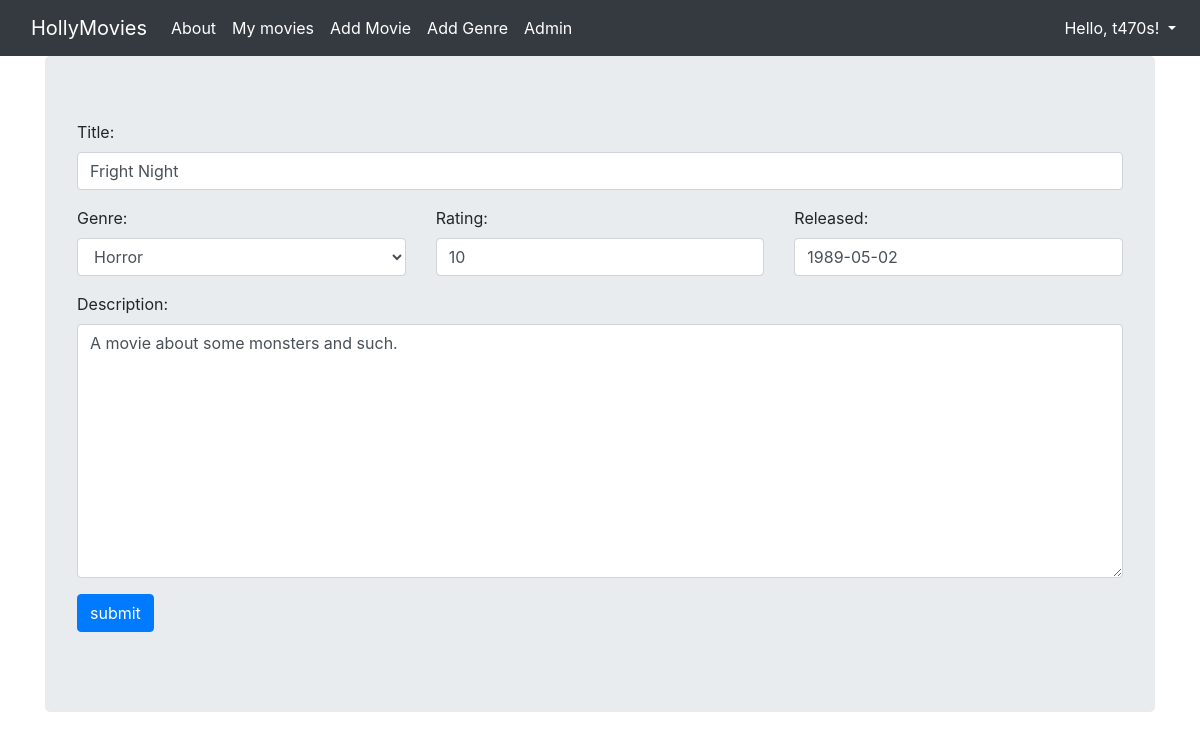
The app's page /update_movie/2 (signed in) with its own data.
### viewer/models.py (models this page shows, shortened)
class Movie(Model):
    title = CharField(max_length=128)
    genre = ForeignKey(Genre, on_delete=DO_NOTHING)
    rating = IntegerField()
    released = DateField()
    description = TextField()
    created = DateTimeField(auto_now_add=True)

### viewer/views.py (the view)
# urls.py: path("update_movie/<pk>", MovieUpdateView.as_view(), name="update_movie"),
class MovieUpdateView(LoginRequiredMixin, UpdateView):
    template_name = 'customized_form.html'
    model = Movie
    form_class = MovieForm
    success_url = reverse_lazy('movies')

### viewer/forms.py (shortened to what this page needs)
class MovieForm(ModelForm):
    class Meta:
        model = Movie
        exclude = []
    title = CharField(validators=[capitalized_validator, no_special_char_validator])
    rating = IntegerField(min_value=1, max_value=10)
    released = PastMonthField()
    def __init__(self, *args, **kwargs):
        super().__init__(*args, **kwargs)
        for visible in self.visible_fields():
            visible.field.widget.attrs['class'] = 'form-control'

### viewer/models.py (called while the page is built)
    def __str__(self):
        return self.name

### viewer/templates/customized_form.html (shortened to what this page needs)
{% extends 'base.html' %}
{% block content %}
    <form method="post">
    <div class="form-group">
      <label for="{{ form.title.id_for_label }}">Title:</label>
      {{ form.title }}
    </div>
    <div class="row">
      <div class="col">
        <div class="form-group">
          <label for="{{ form.genre.id_for_label }}">Genre:</label>
          {{ form.genre }}
        </div>
      </div>
      <div class="col">
        <div class="form-group">
          <label for="{{ form.rating.id_for_label }}">Rating:</label>
          {{ form.rating }}
        </div>
      </div>
      <div class="col">
        <div class="form-group">
          <label for="{{ form.released.id_for_label }}">Released:</label>
          {{ form.released }}
        </div>
      </div>
    </div>
    <div class="form-group">
      <label for="{{ form.description.id_for_label }}">Description:</label>
      {{ form.description }}
    </div>
        <input type="submit" value="submit" class="btn btn-primary">
    </form>
{% endblock %}

### viewer/templates/base.html (shortened to what this page needs)
{% load static %}
<html {% if LANGUAGE_CODE %}lang="{{ LANGUAGE_CODE }}"{% endif %}>
  <head>
    <link rel="stylesheet" href="https://stackpath.bootstrapcdn.com/bootstrap/4.2.1/css/bootstrap.min.css">
  </head>
  <body>
    <nav class="navbar navbar-expand-lg navbar-dark bg-dark">
      <div class="container fixed">
        <a class="navbar-brand" href="{% url 'index' %}">HollyMovies</a>
        <div class="collapse navbar-collapse" id="navbarNavAltMarkup">
          <div class="navbar-nav">
            <a class="nav-item nav-link active" href="{% url 'about' %}?s=Beautiful">
              About
            </a>
            <a class="nav-item nav-link active" href="{% url 'movies' %}">
              My movies
            </a>
            <a class="nav-item nav-link active" href="{% url 'add_movie' %}">
              Add Movie
            </a>
            <a class="nav-item nav-link active" href="{% url 'add_genre' %}">
              Add Genre
            </a>
            <a class="nav-item nav-link active" href="/admin">
              Admin
            </a>
          </div>
        </div>
      </div>
      <div class="navbar-nav ml-auto">
        <div class="nav-item dropdown">
          {% if user.is_authenticated %}
            <a class="nav-link active dropdown-toggle" href="#" data-toggle="dropdown">
              {% if user.first_name %}Hello, {{ user.first_name }}!
              {% else %}Hello, {{ user.username }}!{% endif %}
            </a>
          {% endif %}
        </div>
      </div>
    </nav>
    <div class="container">
      <div class="jumbotron">
        {% block content %}{% endblock %}
      </div>
    </div>
  </body>
</html>

### records on screen
Movie: title "Fright Night", genre "Horror", rating "10", released "1989-05-02", description "A movie about some monsters and such."

### other values on screen
{{ user.username }} "t470s"
